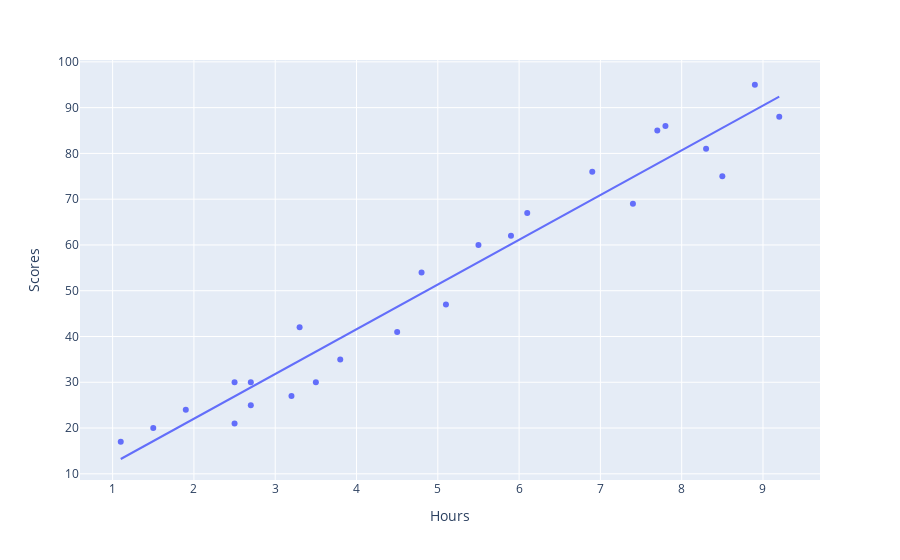

Notebook source saved alongside this figure:
### Markdown cell above
## Covarince of Scores and Hours

### Code cell
px.scatter(x=df['Hours'],y=df['Scores'],labels={"x":"Hours","y":"Scores"},trendline='ols')

### Figure 1 — Plotly figure (JSON) as saved in the notebook; plotly's stock layout.template omitted (floating-point values rounded to 4 significant figures)
{"data": [{"hovertemplate": "Hours=%{x}<br>Scores=%{y}<extra></extra>", "legendgroup": "", "marker": {"color": "#636efa", "symbol": "circle"}, "mode": "markers", "name": "", "orientation": "v", "showlegend": false, "type": "scatter", "x": [2.5, 5.1, 3.2, 8.5, 3.5, 1.5, 9.2, 5.5, 8.3, 2.7, 7.7, 5.9, 4.5, 3.3, 1.1, 8.9, 2.5, 1.9, 6.1, 7.4, 2.7, 4.8, 3.8, 6.9, 7.8], "xaxis": "x", "y": [21, 47, 27, 75, 30, 20, 88, 60, 81, 25, 85, 62, 41, 42, 17, 95, 30, 24, 67, 69, 30, 54, 35, 76, 86], "yaxis": "y"}, {"hovertemplate": "<b>OLS trendline</b><br>y = 9.7758 * x + 2.48367<br>R<sup>2</sup>=0.952948<br><br>Hours=%{x}<br>Scores=%{y} <b>(trend)</b><extra></extra>", "legendgroup": "", "marker": {"color": "#636efa", "symbol": "circle"}, "mode": "lines", "name": "", "showlegend": false, "type": "scatter", "x": [1.1, 1.5, 1.9, 2.5, 2.5, 2.7, 2.7, 3.2, 3.3, 3.5, 3.8, 4.5, 4.8, 5.1, 5.5, 5.9, 6.1, 6.9, 7.4, 7.7, 7.8, 8.3, 8.5, 8.9, 9.2], "xaxis": "x", "y": [13.24, 17.15, 21.06, 26.92, 26.92, 28.88, 28.88, 33.77, 34.74, 36.7, 39.63, 46.47, 49.41, 52.34, 56.25, 60.16, 62.12, 69.94, 74.82, 77.76, 78.73, 83.62, 85.58, 89.49, 92.42], "yaxis": "y"}], "layout": {"legend": {"tracegroupgap": 0}, "margin": {"t": 60}, "xaxis": {"anchor": "y", "domain": [0, 1], "title": {"text": "Hours"}}, "yaxis": {"anchor": "x", "domain": [0, 1], "title": {"text": "Scores"}}}}
